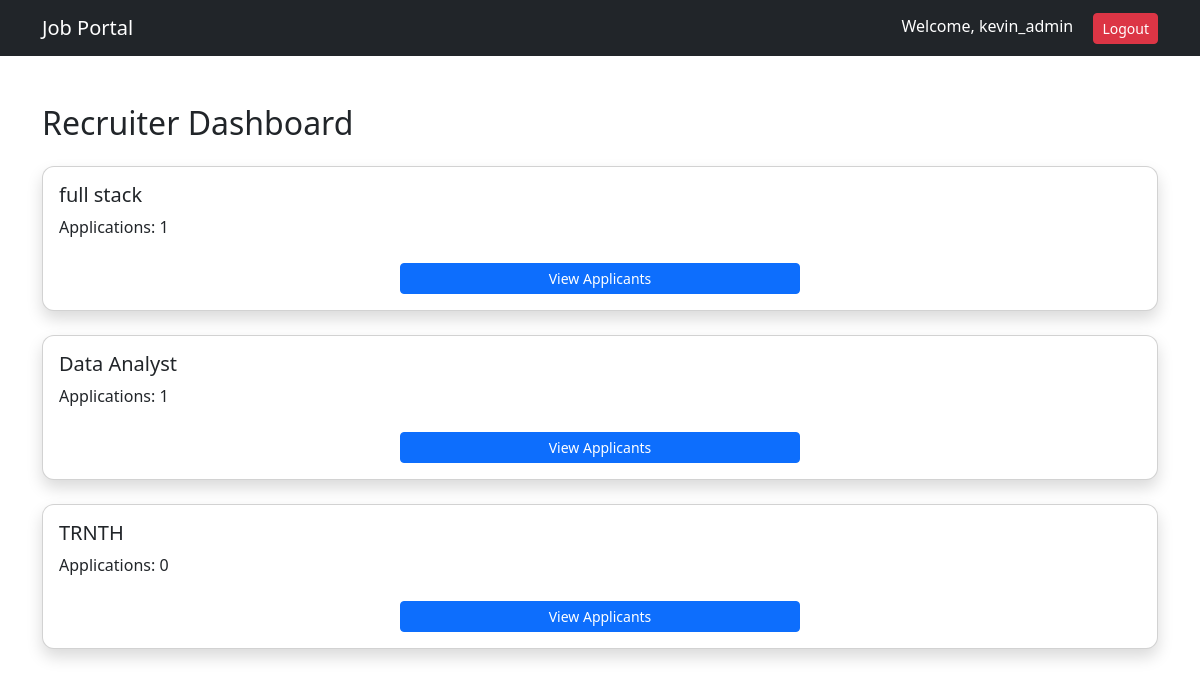
Before: /jobs/dashboard/ (signed in) with the older database file.
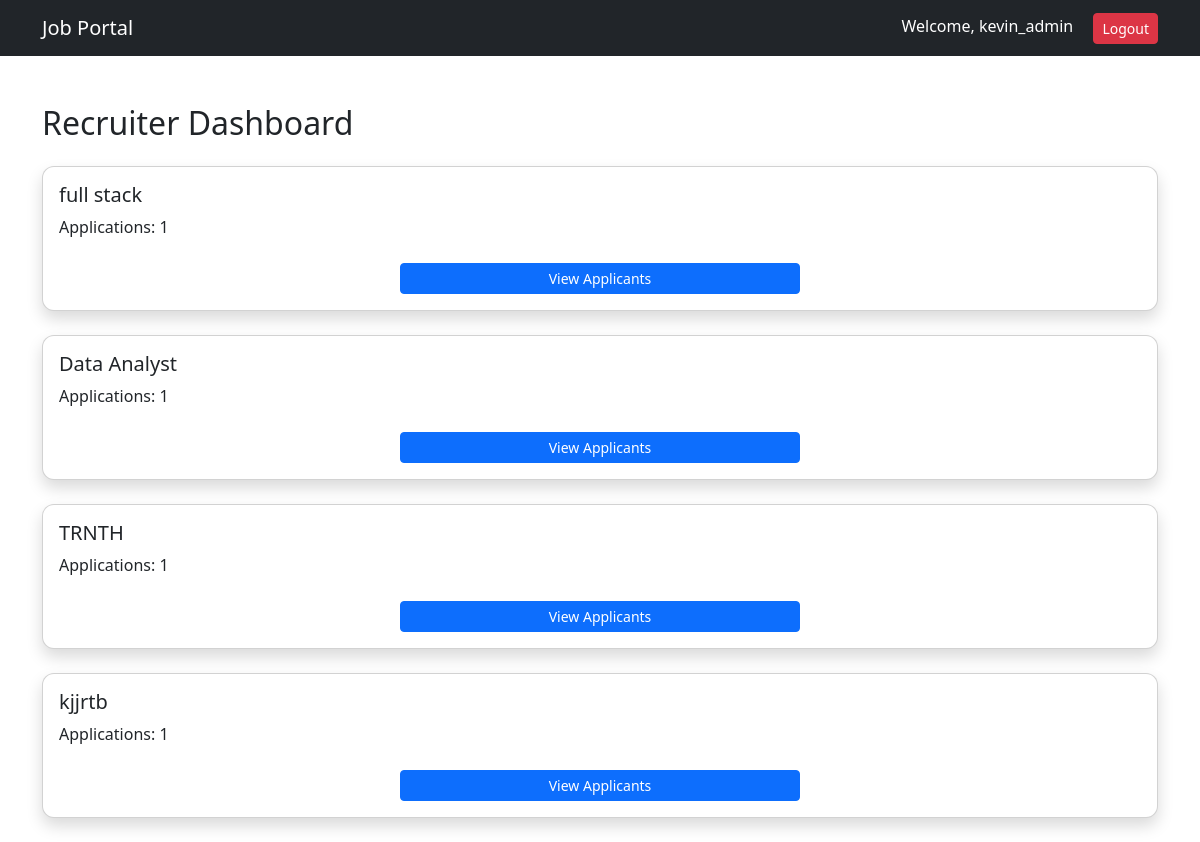
After: the same page with the newer database file.
### jobs/models.py (models this page shows, shortened)
class Job(models.Model):
    recruiter = models.ForeignKey(
        settings.AUTH_USER_MODEL,
        on_delete=models.CASCADE
    )
    title = models.CharField(max_length=200)
    company = models.CharField(max_length=200)
    location = models.CharField(max_length=200)
    description = models.TextField()
    salary = models.CharField(max_length=100, blank=True)
    created_at = models.DateTimeField(auto_now_add=True)
    application_deadline = models.DateField(null=True, blank=True)

### jobs/views.py (the view)
# urls.py: path("dashboard/", views.recruiter_dashboard, name="recruiter_dashboard"),
@login_required
def recruiter_dashboard(request):
    if request.user.role != "recruiter":
        return redirect("job_list")
    jobs = Job.objects.filter(recruiter=request.user)
    return render(
        request,
        "jobs/recruiter_dashboard.html",
        {"jobs": jobs},
    )

### templates/jobs/recruiter_dashboard.html
{% extends "base.html" %}
{% block content %}
<h2 class="mb-4">Recruiter Dashboard</h2>
{% for job in jobs %}
<div class="card shadow p-3 mb-4">
    <h5>{{ job.title }}</h5>
    <p>
        Applications:
        {{ job.application_set.count }}
    </p>
    <div class="text-center mt-2">
        <a href="{% url 'view_applicants' job.id %}"
        class="btn btn-primary btn-sm"
        style="width: 400px;">
            View Applicants
        </a>
    </div>
</div>
{% empty %}
<p>You haven't posted jobs yet.</p>
{% endfor %}
{% endblock %}

Changed rows visible on the page:
computed for Job "TRNTH": application_set.count "0" → "1"
added Job: title "kjjrtb", application_set.count "1"
